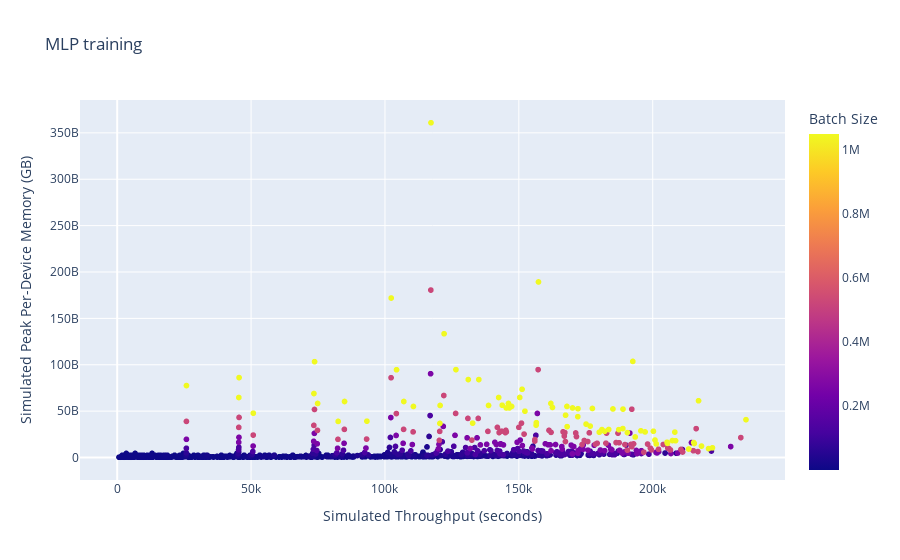

The notebook cell saved with this chart:
### Code cell
fig = px.scatter(
    df.query(f"model_size=='mlp-small'"),
    x="throughput",
    y="peak_memory",
    color="batch_size",
    labels={
        "throughput": "Simulated Throughput (seconds)",
        "peak_memory": "Simulated Peak Per-Device Memory (GB)",
        "batch_size": "Batch Size",
    },
#     color_discrete_sequence=["blue", "orange", "green", "goldenrod", "magenta"],
#     category_orders={"batch_size": sorted_batch_sizes},
    hover_data=["model_size", "dp_degree", "hp_degree", "pp_degree", "num_microbatches"],
    title="MLP training", #f"{model_size}, world size {world_size}",
)
fig.show()

### Figure 1 — Plotly figure (JSON) as saved in the notebook; plotly's stock layout.template omitted (floating-point values rounded to 4 significant figures; data arrays with more than 128 entries replaced by an {"elided": "..."} marker saying what was removed)
{"data": [{"customdata": {"elided": "1035x5 mixed values"}, "hovertemplate": "Simulated Throughput (seconds)=%{x}<br>Simulated Peak Per-Device Memory (GB)=%{y}<br>model_size=%{customdata[0]}<br>dp_degree=%{customdata[1]}<br>hp_degree=%{customdata[2]}<br>pp_degree=%{customdata[3]}<br>num_microbatches=%{customdata[4]}<br>Batch Size=%{marker.color}<extra></extra>", "legendgroup": "", "marker": {"color": {"elided": "1035 int values"}, "coloraxis": "coloraxis", "symbol": "circle"}, "mode": "markers", "name": "", "showlegend": false, "type": "scattergl", "x": {"elided": "1035 float values"}, "xaxis": "x", "y": {"elided": "1035 int values"}, "yaxis": "y"}], "layout": {"coloraxis": {"colorbar": {"title": {"text": "Batch Size"}}, "colorscale": [[0, "#0d0887"], [0.1111, "#46039f"], [0.2222, "#7201a8"], [0.3333, "#9c179e"], [0.4444, "#bd3786"], [0.5556, "#d8576b"], [0.6667, "#ed7953"], [0.7778, "#fb9f3a"], [0.8889, "#fdca26"], [1, "#f0f921"]]}, "legend": {"tracegroupgap": 0}, "title": {"text": "MLP training"}, "xaxis": {"anchor": "y", "domain": [0, 1], "title": {"text": "Simulated Throughput (seconds)"}}, "yaxis": {"anchor": "x", "domain": [0, 1], "title": {"text": "Simulated Peak Per-Device Memory (GB)"}}}}
